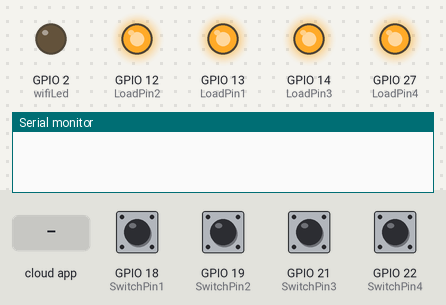
Recording of a sketch running on a simulated ESP32. Shown: output pins drawn as LEDs (lit = HIGH), the last lines printed to the serial monitor. The test bench sets the inputs (shaded band); at power-on: GPIO 18 (SwitchPin1), GPIO 19 (SwitchPin2), GPIO 21 (SwitchPin3), GPIO 22 (SwitchPin4) HIGH. WiFi joins after 1.5 s; servers stay silent unless stated; EEPROM starts erased.

Above: at 1.2 s.
1.3 s: GPIO 18 (SwitchPin1) pulled LOW for 0.15 s
At 2.4 s:
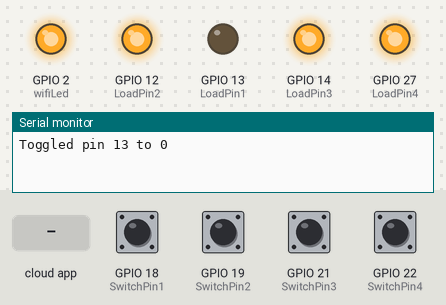
3.0 s: GPIO 19 (SwitchPin2) pulled LOW for 0.15 s
At 4.4 s:
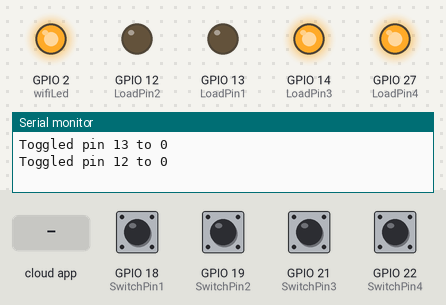
4.7 s: GPIO 21 (SwitchPin3) pulled LOW for 0.15 s
At 5.9 s:
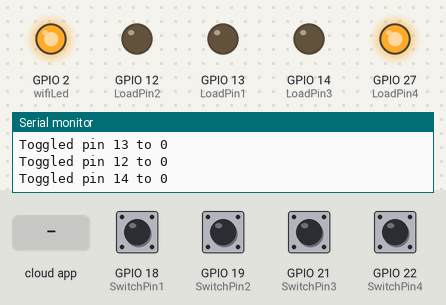
6.4 s: GPIO 22 (SwitchPin4) pulled LOW for 0.15 s
At 7.2 s:
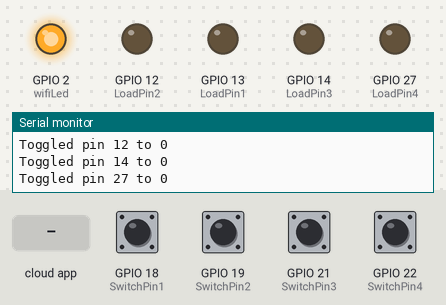
8.1 s: the phone or cloud app sets Switch1 to 1
At 8.8 s:
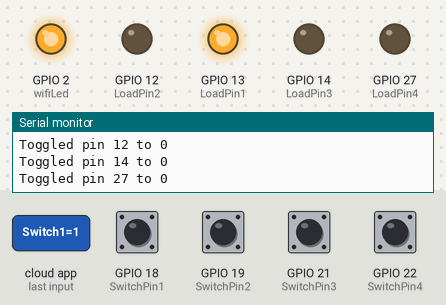
9.6 s: the phone or cloud app sets Switch2 to 1
At 10.0 s:
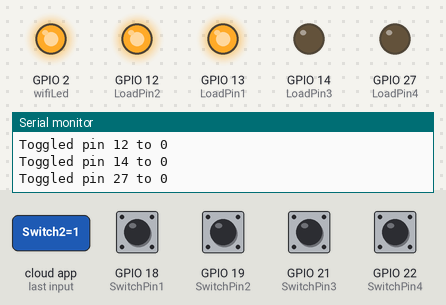
Timing chart, 0 to 12.1 s (numbered marks = the images above; inputs shaded):
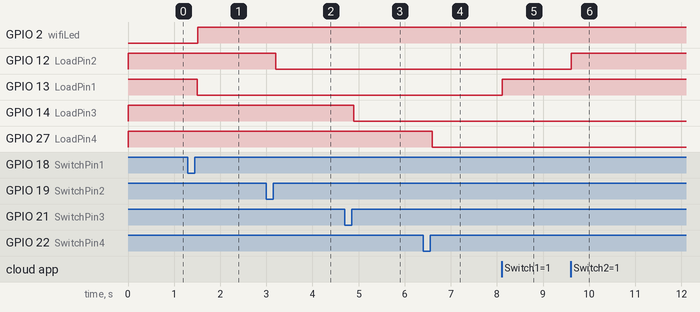

Measured:
- after the input at 1.3 s, GPIO 13 (LoadPin1): HIGH → LOW after 0.20 s
- after the input at 3.0 s, GPIO 12 (LoadPin2): HIGH → LOW after 0.20 s
- after the input at 4.7 s, GPIO 14 (LoadPin3): HIGH → LOW after 0.20 s
- after the input at 6.4 s, GPIO 27 (LoadPin4): HIGH → LOW after 0.20 s
- after the input at 8.1 s, GPIO 13 (LoadPin1): LOW → HIGH at once
- after the input at 9.6 s, GPIO 12 (LoadPin2): LOW → HIGH at once

The sketch:

home_automation.ino
```cpp
#include <EEPROM.h>
#include "RMaker.h"
#include "WiFi.h"
#include "WiFiProv.h"
#include <AceButton.h>
using namespace ace_button;

// ======== CONFIGURABLE FLAGS ==========
#define ENABLE_EEPROM true
#define EEPROM_SIZE 10

// ======== DEVICE SETTINGS =============
const char *service_name = "PROV_12345";
const char *pop = "1234567";

char deviceName_1[] = "Switch1";
char deviceName_2[] = "Switch2";
char deviceName_3[] = "Switch3";
char deviceName_4[] = "Switch4";

// ===== GPIO SETUP =====
static uint8_t LoadPin1 = 13;
static uint8_t LoadPin2 = 12;
static uint8_t LoadPin3 = 14;
static uint8_t LoadPin4 = 27;

static uint8_t SwitchPin1 = 18;
static uint8_t SwitchPin2 = 19;
static uint8_t SwitchPin3 = 21;
static uint8_t SwitchPin4 = 22;

static uint8_t wifiLed = 2;
static uint8_t gpio_reset = 25;

bool toggleState_1 = LOW;
bool toggleState_2 = LOW;
bool toggleState_3 = LOW;
bool toggleState_4 = LOW;

// ===== BUTTONS =====
ButtonConfig config1, config2, config3, config4;
AceButton button1(&config1);
AceButton button2(&config2);
AceButton button3(&config3);
AceButton button4(&config4);

// ===== RAINMAKER SWITCHES =====
static Switch my_switch1(deviceName_1, &LoadPin1);
static Switch my_switch2(deviceName_2, &LoadPin2);
static Switch my_switch3(deviceName_3, &LoadPin3);
static Switch my_switch4(deviceName_4, &LoadPin4);

// ===== EEPROM =====
void writeEEPROM(int addr, bool state) {
  if (ENABLE_EEPROM) {
    EEPROM.write(addr, state);
    EEPROM.commit();
  }
}

bool readEEPROM(int addr) {
  return ENABLE_EEPROM ? EEPROM.read(addr) : false;
}

// ===== OUTPUT CONTROL =====
void setOutput(uint8_t pin, int addr, bool state) {
  digitalWrite(pin, state);
  writeEEPROM(addr, state);
}

// ===== BUTTON HANDLER (PUSHBUTTON TOGGLE) =====
void buttonHandler(AceButton*,
                   uint8_t eventType,
                   uint8_t,
                   uint8_t loadPin,
                   int eepromAddr,
                   Switch &sw,
                   bool &state) {

  if (eventType != AceButton::kEventClicked) return;

  bool newState = !state;   // TOGGLE

  setOutput(loadPin, eepromAddr, newState);
  state = newState;

  sw.updateAndReportParam(ESP_RMAKER_DEF_POWER_NAME, state);

  Serial.printf("Toggled pin %d to %d\n", loadPin, state);
}

// ===== SETUP =====
void setup() {
  Serial.begin(115200);
  EEPROM.begin(EEPROM_SIZE);

  toggleState_1 = readEEPROM(0);
  toggleState_2 = readEEPROM(1);
  toggleState_3 = readEEPROM(2);
  toggleState_4 = readEEPROM(3);

  pinMode(LoadPin1, OUTPUT);
  pinMode(LoadPin2, OUTPUT);
  pinMode(LoadPin3, OUTPUT);
  pinMode(LoadPin4, OUTPUT);

  pinMode(SwitchPin1, INPUT_PULLUP);
  pinMode(SwitchPin2, INPUT_PULLUP);
  pinMode(SwitchPin3, INPUT_PULLUP);
  pinMode(SwitchPin4, INPUT_PULLUP);

  pinMode(wifiLed, OUTPUT);
  pinMode(gpio_reset, INPUT);

  setOutput(LoadPin1, 0, toggleState_1);
  setOutput(LoadPin2, 1, toggleState_2);
  setOutput(LoadPin3, 2, toggleState_3);
  setOutput(LoadPin4, 3, toggleState_4);

  // Enable CLICK feature
  config1.setFeature(ButtonConfig::kFeatureClick);
  config2.setFeature(ButtonConfig::kFeatureClick);
  config3.setFeature(ButtonConfig::kFeatureClick);
  config4.setFeature(ButtonConfig::kFeatureClick);

  config1.setDebounceDelay(50);
  config2.setDebounceDelay(50);
  config3.setDebounceDelay(50);
  config4.setDebounceDelay(50);

  config1.setEventHandler([](AceButton* b, uint8_t e, uint8_t s) {
    buttonHandler(b, e, s, LoadPin1, 0, my_switch1, toggleState_1);
  });
  config2.setEventHandler([](AceButton* b, uint8_t e, uint8_t s) {
    buttonHandler(b, e, s, LoadPin2, 1, my_switch2, toggleState_2);
  });
  config3.setEventHandler([](AceButton* b, uint8_t e, uint8_t s) {
    buttonHandler(b, e, s, LoadPin3, 2, my_switch3, toggleState_3);
  });
  config4.setEventHandler([](AceButton* b, uint8_t e, uint8_t s) {
    buttonHandler(b, e, s, LoadPin4, 3, my_switch4, toggleState_4);
  });

  button1.init(SwitchPin1);
  button2.init(SwitchPin2);
  button3.init(SwitchPin3);
  button4.init(SwitchPin4);

  Node my_node = RMaker.initNode("ESP32_Load_4");

  my_switch1.addCb(write_callback);
  my_switch2.addCb(write_callback);
  my_switch3.addCb(write_callback);
  my_switch4.addCb(write_callback);

  my_node.addDevice(my_switch1);
  my_node.addDevice(my_switch2);
  my_node.addDevice(my_switch3);
  my_node.addDevice(my_switch4);

  RMaker.start();
  WiFi.onEvent(sysProvEvent);
  WiFiProv.beginProvision(WIFI_PROV_SCHEME_BLE,
                          WIFI_PROV_SCHEME_HANDLER_FREE_BTDM,
                          WIFI_PROV_SECURITY_1,
                          pop,
                          service_name);
}

// ===== LOOP =====
void loop() {
  digitalWrite(wifiLed, WiFi.status() == WL_CONNECTED);

  button1.check();
  button2.check();
  button3.check();
  button4.check();
}

// ===== RAINMAKER CALLBACK =====
void write_callback(Device *device, Param *param,
                    const param_val_t val,
                    void *, write_ctx_t *) {

  bool newState = val.val.b;

  if (!strcmp(device->getDeviceName(), deviceName_1)) {
    setOutput(LoadPin1, 0, newState);
    toggleState_1 = newState;
  } else if (!strcmp(device->getDeviceName(), deviceName_2)) {
    setOutput(LoadPin2, 1, newState);
    toggleState_2 = newState;
  } else if (!strcmp(device->getDeviceName(), deviceName_3)) {
    setOutput(LoadPin3, 2, newState);
    toggleState_3 = newState;
  } else if (!strcmp(device->getDeviceName(), deviceName_4)) {
    setOutput(LoadPin4, 3, newState);
    toggleState_4 = newState;
  }
}

// ===== PROVISION EVENT =====
void sysProvEvent(arduino_event_t *sys_event) {
  if (sys_event->event_id == ARDUINO_EVENT_PROV_START) {
    printQR(service_name, pop, "ble");
  }
}
```
